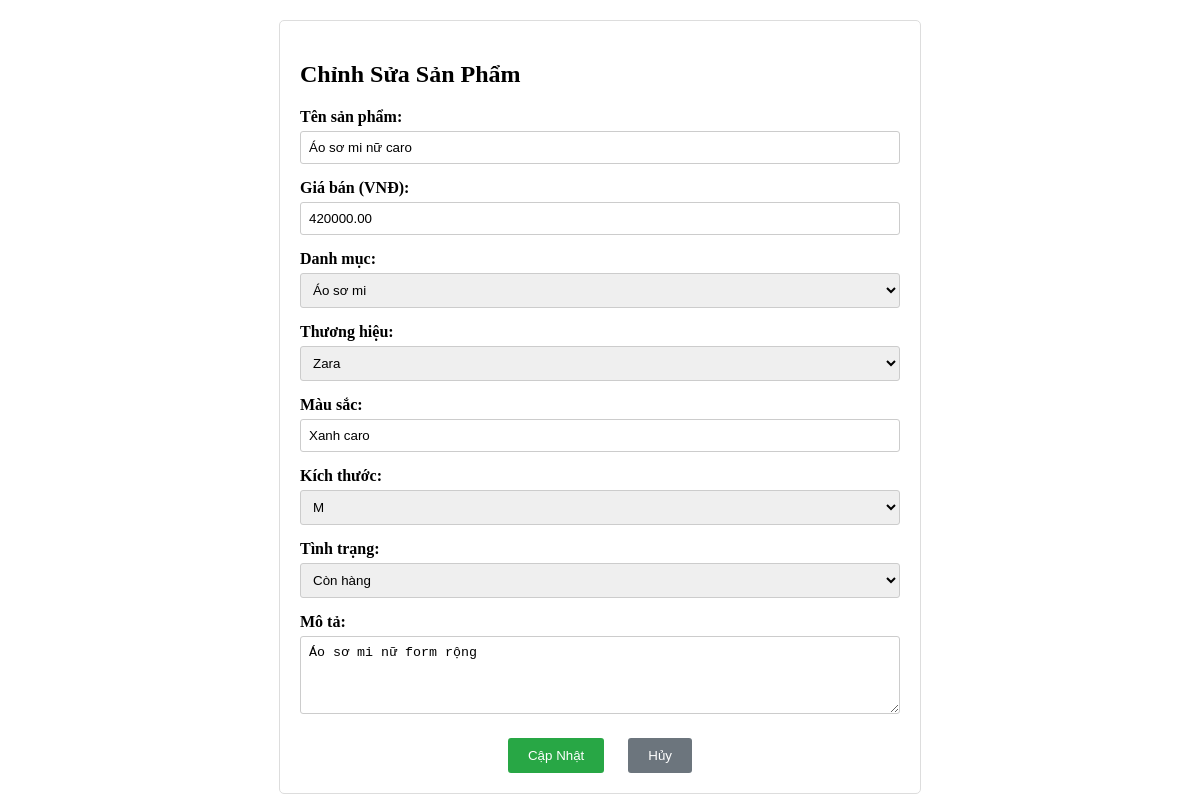
Before: /NguyenBaoLam_2474802010209/edit.php?id=SP004 with the older database file.
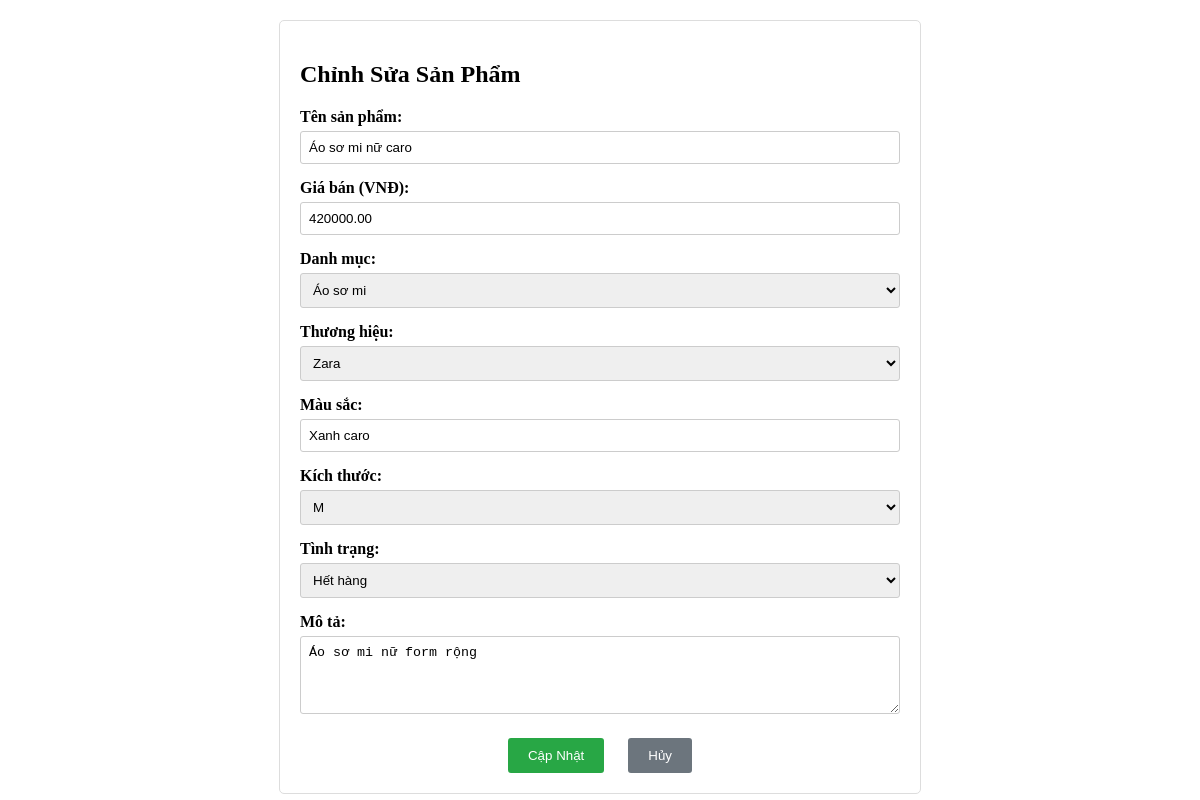
After: the same page with the newer database file.
### tables this page shows
CREATE TABLE `sanpham` (
  `MaSP` char(5) NOT NULL,
  `TenSP` varchar(100) NOT NULL,
  `GiaBan` decimal(10,2) NOT NULL,
  `GiaGoc` decimal(10,2) NOT NULL,
  `MoTa` text DEFAULT NULL,
  `SoLuongTon` int(11) DEFAULT 0,
  `AnhSP` varchar(100) DEFAULT NULL,
  `MaDM` char(5) NOT NULL,
  `MaTH` char(5) NOT NULL,
  `GioiTinh` enum('nam','nu','unisex') DEFAULT 'unisex',
  `ChatLieu` varchar(50) DEFAULT NULL,
  `MauSac` varchar(30) DEFAULT NULL,
  `KichThuoc` enum('S','M','L','XL','XXL') DEFAULT NULL,
  `TrangThai` enum('con_hang','het_hang','ngung_ban') DEFAULT 'con_hang',
  `NgayTao` timestamp NOT NULL DEFAULT current_timestamp()
);

### NguyenBaoLam_2474802010209/edit.php (the view, shortened to what this page needs)
<!DOCTYPE html>
<html lang="vi">
<head>
</head>
<body>
    <div class="form-container">
        <h2>Chỉnh Sửa Sản Phẩm</h2>
        <?php
        $maSP = $_GET['id'];
        include_once("db_config.php");
        $cn = new mysqli($servername, $username, $password, $dbname);
        $sql = "SELECT * FROM sanpham WHERE MaSP = ?";
        $stmt = $cn->prepare($sql);
        $stmt->bind_param("s", $maSP);
        $stmt->execute();
        $result = $stmt->get_result();
        $product = $result->fetch_assoc();
        ?>
        <form method="POST">
            <div class="form-group">
                <label for="tenSP">Tên sản phẩm:</label>
                <input type="text" id="tenSP" name="tenSP" value="<?php echo $product['TenSP']; ?>" required>
            </div>
            <div class="form-group">
                <label for="giaBan">Giá bán (VNĐ):</label>
                <input type="number" id="giaBan" name="giaBan" value="<?php echo $product['GiaBan']; ?>" min="0" required>
            </div>
            <div class="form-group">
                <label for="maDM">Danh mục:</label>
                <select id="maDM" name="maDM" required>
                    <?php
                    $sql = "SELECT MaDM, TenDM FROM danhmuc WHERE TrangThai = 1 ORDER BY TenDM";
                    $result = $cn->query($sql);
                    while($row = $result->fetch_assoc()){
                        $selected = ($row['MaDM'] == $product['MaDM']) ? 'selected' : '';
                        echo "<option value='{$row['MaDM']}' {$selected}>{$row['TenDM']}</option>";
                    }
                    ?>
                </select>
            </div>
            <div class="form-group">
                <label for="maTH">Thương hiệu:</label>
                <select id="maTH" name="maTH" required>
                    <?php
                    $sql = "SELECT MaTH, TenTH FROM thuonghieu ORDER BY TenTH";
                    $result = $cn->query($sql);
                    while($row = $result->fetch_assoc()){
                        $selected = ($row['MaTH'] == $product['MaTH']) ? 'selected' : '';
                        echo "<option value='{$row['MaTH']}' {$selected}>{$row['TenTH']}</option>";
                    }
                    ?>
                </select>
            </div>
            <div class="form-group">
                <label for="mauSac">Màu sắc:</label>
                <input type="text" id="mauSac" name="mauSac" value="<?php echo $product['MauSac']; ?>" required>
            </div>
            <div class="form-group">
                <label for="kichThuoc">Kích thước:</label>
                <select id="kichThuoc" name="kichThuoc" required>
                    <option value="M" <?php echo ($product['KichThuoc'] == 'M') ? 'selected' : ''; ?>>M</option>
                </select>
            </div>
            <div class="form-group">
                <label for="trangThai">Tình trạng:</label>
                <select id="trangThai" name="trangThai" required>
                    <option value="con_hang" <?php echo ($product['TrangThai'] == 'con_hang') ? 'selected' : ''; ?>>Còn hàng</option>
                    <option value="het_hang" <?php echo ($product['TrangThai'] == 'het_hang') ? 'selected' : ''; ?>>Hết hàng</option>
                </select>
            </div>
            <div class="form-group">
                <label for="moTa">Mô tả:</label>
                <textarea id="moTa" name="moTa" rows="4"><?php echo $product['MoTa']; ?></textarea>
            </div>
            <div class="form-buttons">
                <button type="submit" class="btn-save">Cập Nhật</button>
                <a href="index.php"><button type="button" class="btn-cancel">Hủy</button></a>
            </div>
        </form>
    </div>
</body>
</html>

### NguyenBaoLam_2474802010209/edit.php (style rules this page uses)
.form-container { max-width: 600px; margin: 20px auto; padding: 20px; border: 1px solid #ddd; border-radius: 5px; }
.form-group { margin-bottom: 15px; }
label { display: block; margin-bottom: 5px; font-weight: bold; }
input, select, textarea { width: 100%; padding: 8px; border: 1px solid #ccc; border-radius: 3px; box-sizing: border-box; }
.form-buttons { margin-top: 20px; text-align: center; }
button { padding: 10px 20px; margin: 0 10px; border: none; border-radius: 3px; cursor: pointer; }
.btn-save { background: #28a745; color: white; }
.btn-cancel { background: #6c757d; color: white; }

Changed rows visible on the page:
changed sanpham "Áo sơ mi nữ caro": trangThai "Còn hàng" → "Hết hàng"
